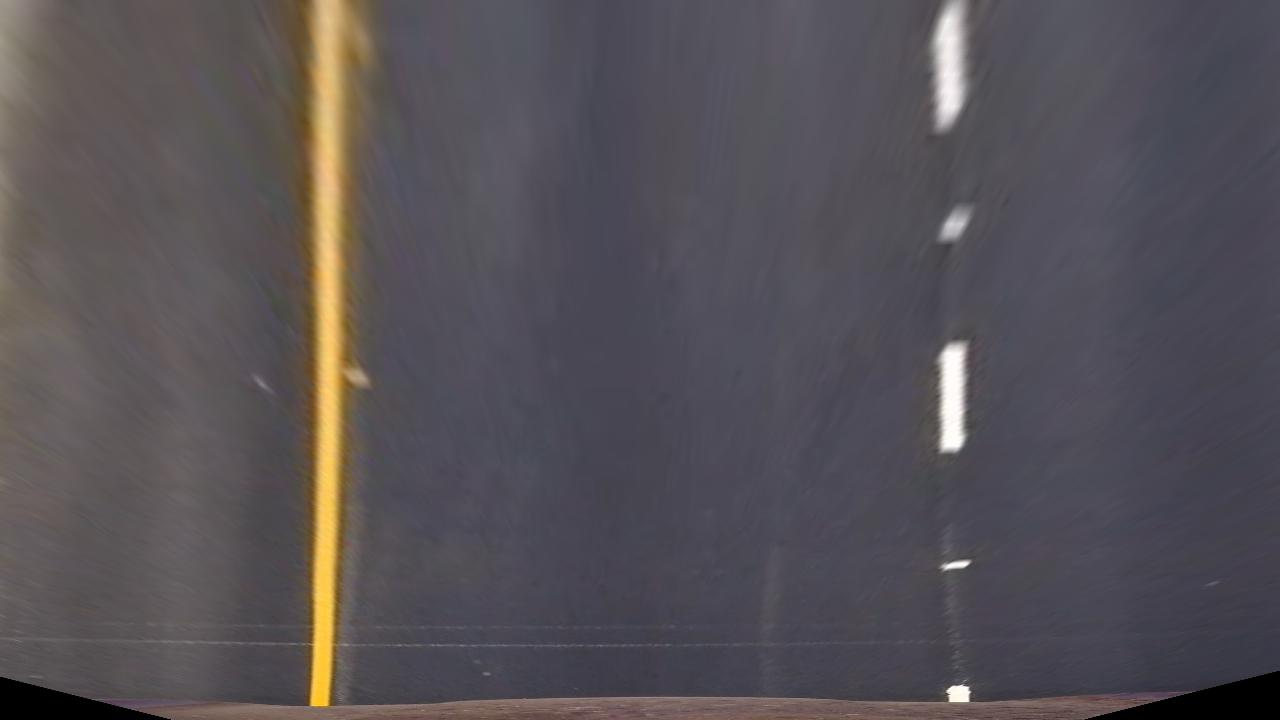
#> input picture output_images/lane1.jpg, 1280 x 720 px; its folder holds only this picture in this run
$ jupyter execute --allow-errors THRESHOLDING.ipynb   (shell and % lines are left out)   (older library calls are emulated)
#> lines starting #> are read from the running program, lines starting #| are printed output that depends on the picture; after the words box and inside, x2 and y2 are one past the last pixel; in counts of white or black regions, pixels touching at a corner belong together
[cell 1]
import cv2
import matplotlib.pyplot as plt
import numpy as np
import pandas as pd
import pickle
from scipy.misc import imsave

[cell 2]
calibration_data = pickle.load(open("calibration_data.p", "rb" ))
#> (reads calibration_data.p from the repository)
matrix = calibration_data['camera_matrix']
dist_coef = calibration_data['distortion_coefficient']

[cell 3]
#TAKING THE BIRD EYE IMAGES#
images=[]
#> (the rest of this cell did not finish here and is left out)

[cell 4]
#DISPLAYING ONE OF THE IMAGES#
plt.imshow(images[0])

[cell 5]
gray=[]
#CONVERTING THE IMAGES TO GRAY SCALE#
for image in images:
    gray.append(cv2.cvtColor(image,cv2.COLOR_RGB2GRAY))
#> this loop made 1 pass
#> after the loop, gray = 1 item
plt.imshow(gray[0],cmap='gray')
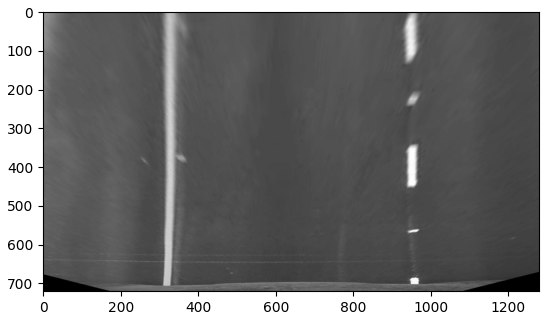
#> figure drawn by matplotlib, 1 panel

[cell 6]
#APPLYING SOBEL FILTRE#
sobel_x=[]
sobel_y=[]
for image in gray:
    sobel_x.append(cv2.Sobel(image, cv2.CV_64F, 1, 0, ksize = 5))
    sobel_y.append(cv2.Sobel(image, cv2.CV_64F, 0, 1, ksize = 5))
#> after the loop, sobel_x = 1 item; sobel_y = 1 item

[cell 7]
plt.imshow(sobel_x[0],cmap='gray')
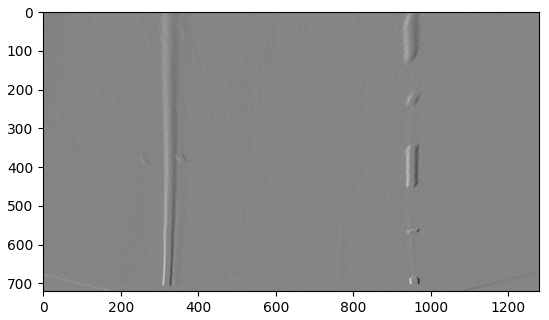
#> figure drawn by matplotlib, 1 panel

[cell 8]
plt.imshow(sobel_y[0],cmap='gray')
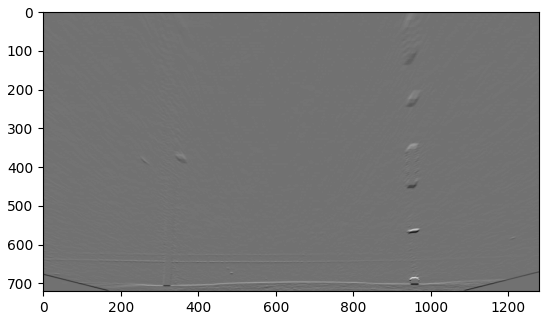
#> figure drawn by matplotlib, 1 panel

[cell 9]
#CACULATING AND PLOTTING GRADIENT THRESHOLD#
mag = np.sqrt(np.square(sobel_x[0])+np.square(sobel_y[0]))
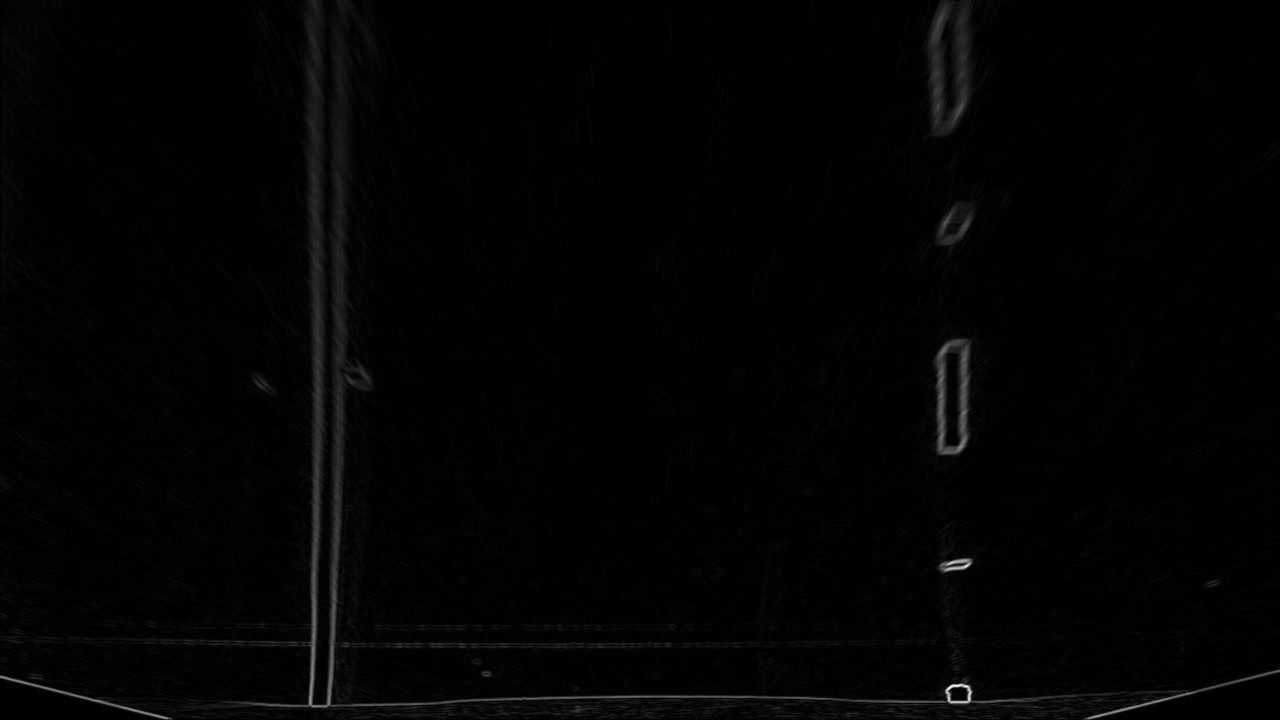
#> mag: shape (720, 1280) float64; min 0, max 8268.6, mean 107.5; drawn with min black and max white
scaled_mag = np.uint8(255*mag/np.max(mag))
binary_output = np.zeros_like(scaled_mag)
binary_output[(scaled_mag >= 100) & (scaled_mag <= 255)] = 1
plt.imshow(binary_output,cmap='gray')
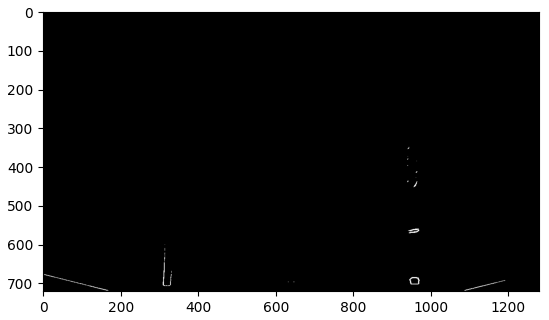
#> figure drawn by matplotlib, 1 panel

[cell 10]
#THE MAGNITUDE THRESHOLD DOESN'T SEEM TO BE WORKING VERY NICELY,SO USING ONLY SOBEL_X FILTERS#
binary_oututs=[]
for image in sobel_x:
    #binary_output = np.zeros_like(image)
    #binary_output[(scaled_mag >= 50) & (scaled_mag <= 255)] = 1
    ret,thresh1 = cv2.threshold(image,250,255,cv2.THRESH_BINARY)
    binary_oututs.append(thresh1)
#> this loop made 1 pass
#> pass 1, `ret,thresh1 = cv2.threshold(image,250,255,cv2.THRESH_BINARY)`:
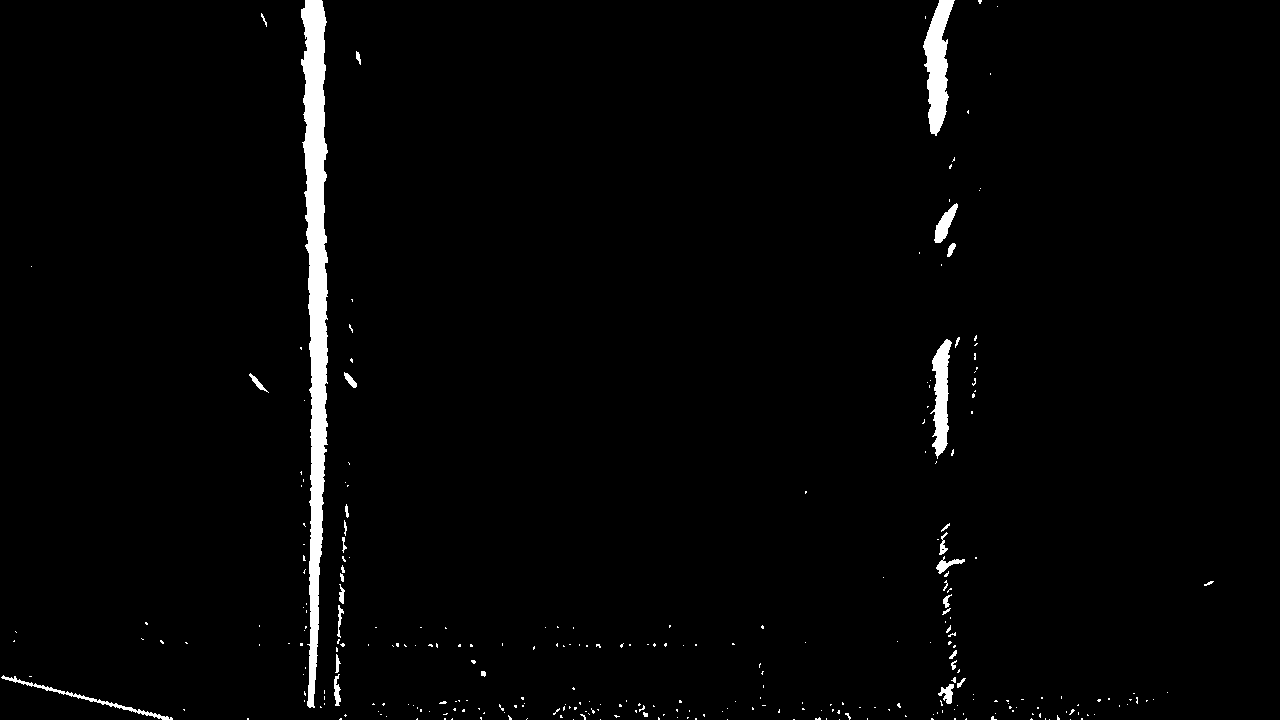
#> thresh1: shape (720, 1280) float64; 2% white; 303 white regions (270 under 20 px), largest, box (x1, y1, x2, y2) and area: (301, 0, 328, 708) 10879, (923, 0, 955, 136) 2339, (930, 339, 952, 459) 1441
#> after the loop, binary_oututs = 1 item

[cell 11]
plt.imshow(binary_oututs[0],cmap='gray')

[cell 12]
#SAVING THE IMAGE FOR FUTURE USE#
c=1
for image in binary_oututs:
    path =  "output_images/" + "threshold" +str(c)+ ".jpg"
    imsave(path,image)
    #imsave(path, cv2.cvtColor(image,cv2.COLOR_GRAY2RGB))
    c=c+1
#> this loop made 1 pass
#> (path, c) on pass 1: ('output_images/threshold1.jpg', 2)
#> after the loop, c = 2
